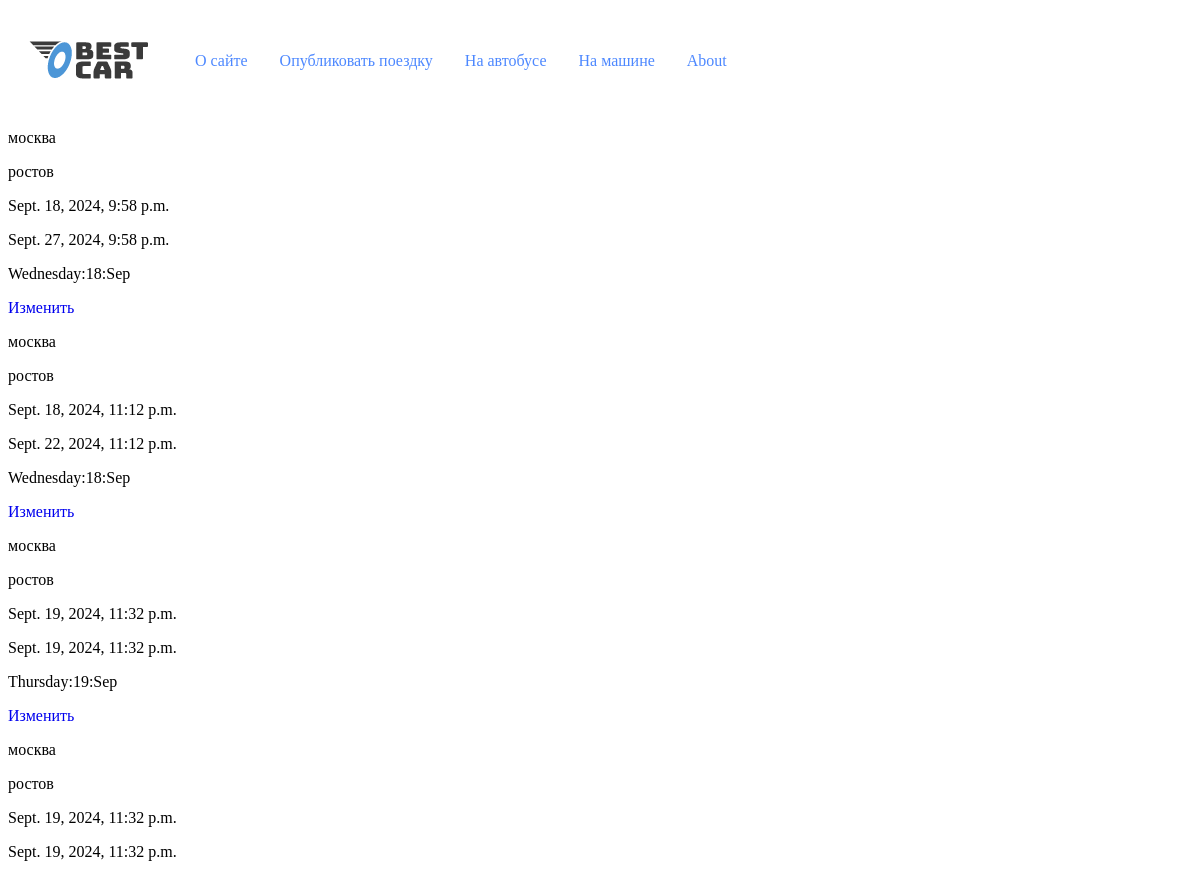
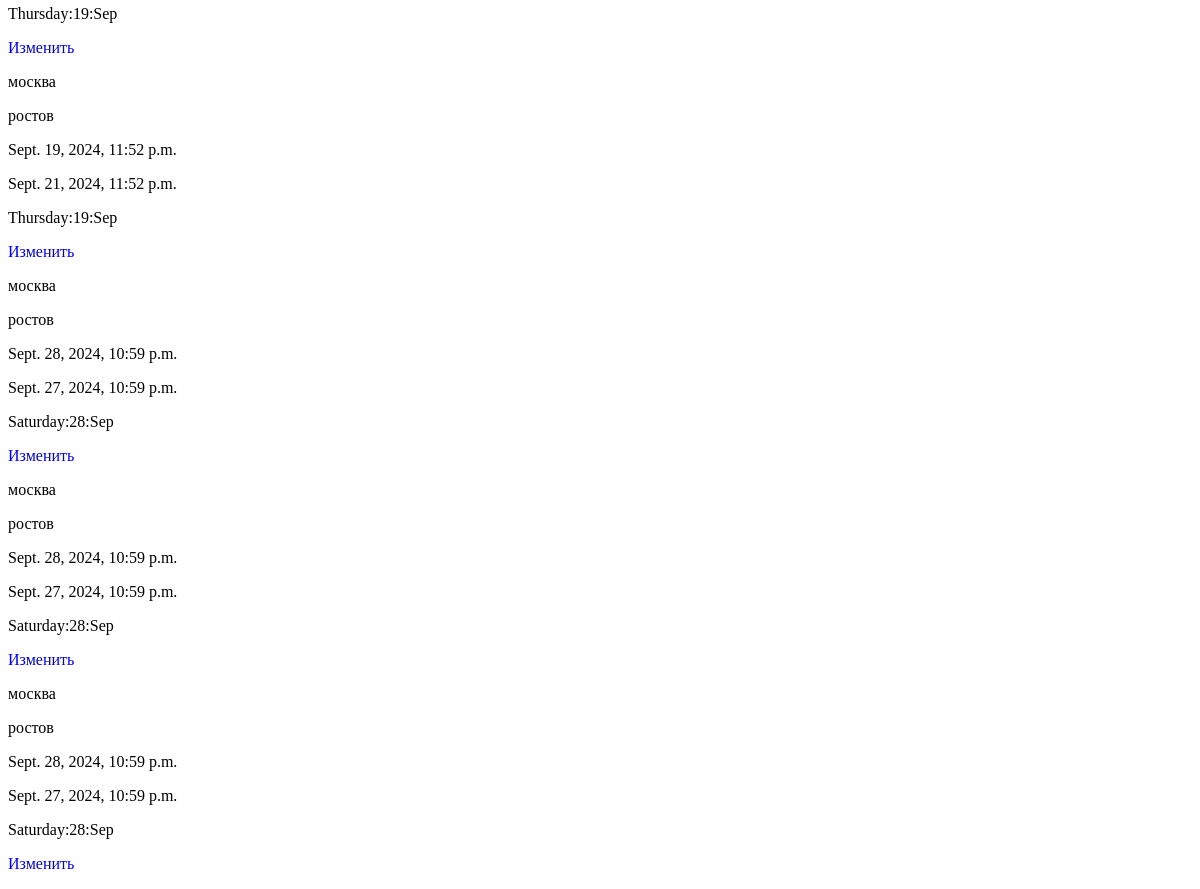
Page /users/users_trips_current/ (signed in) on the earlier database version (2 pictures, top to bottom).
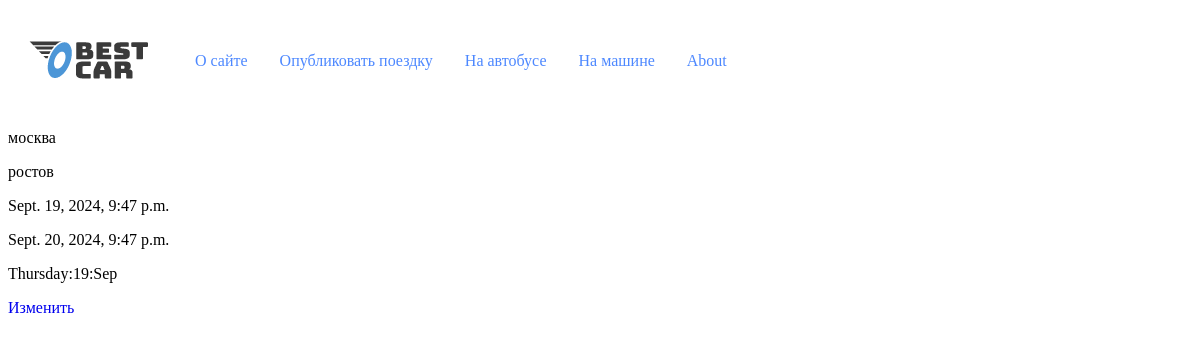
Same page on the later database version.
### bestcar/models/publishing_a_trip.py (models this page shows, shortened)
class Publishing_a_trip(models.Model):
    departure = models.CharField(
        max_length=100,
        verbose_name="отправление",
        validators=[Validators_language_model()]
    )
    arrival = models.CharField(
        max_length=100,
        verbose_name="прибытие",
        validators=[Validators_language_model()]
    )
    departure_time = models.DateTimeField(
        verbose_name="время отправления",
        validators=[Validators_date_model()]
    )
    arrival_time = models.DateTimeField(
        verbose_name="время прибытия",
        default=None,
        validators=[Validators_date_model()]
    )
    free_seating = models.PositiveSmallIntegerField(
        verbose_name='количество мест',
        default=1
    )
    reserved_seats = models.PositiveIntegerField(
        verbose_name='количество бронированных мест',
        default=0
    )
    price = models.PositiveSmallIntegerField(
        verbose_name="цена"
    )
    author = models.ForeignKey(
        get_user_model(),
        on_delete=models.CASCADE,
        related_name="author",
        null=True, default=None
    )
    slug = models.SlugField(
        max_length=100,
        unique=True,
        db_index=True
    )
    objects = models.Manager()
    car = CarManager()
    bus = BusManager()
    class Meta:
        verbose_name = 'Опубликованные поездки'
        verbose_name_plural = 'Опубликованные поездки'
        ordering = ('departure_time',)
        indexes = [
            models.Index(
                fields=['departure', 'arrival', 'free_seating', 'departure_time'],
                name='trip_filter_idx'
            )
        ]

### users/views.py (the view)
# urls.py: path('users_trips_current/', User_trip.as_view(), name='trips_current'),
class User_trip(LoginRequiredMixin, DataMixin, ListView):
    context_object_name = 'mein_trip'
    model = Publishing_a_trip
    template_name = 'users/users_trips_current.html'
    title_page = 'Ваши поездки'
    def get_queryset(self):
        try:
            mein_trip = Publishing_a_trip.objects.filter(author=self.request.user)
            return mein_trip
        except Exception as e:  # Обработка всех типов исключений
            return JsonResponse({'error': str(e)}, status=500)
    def get_context_data(self, **kwargs):
        context = super().get_context_data(**kwargs)
        return self.get_mixin_context(context)

### bestcar/utils.py (called while the page is built)
    def get_mixin_context(self, context, **kwargs):
        if self.title_page:
            context['title'] = self.title_page
        context['menu'] = MENU  # Предполагается, что MENU - это глобальная переменная
        context.update(kwargs)
        return context

### users/templates/users/users_trips_current.html (shortened to what this page needs)
{% extends 'base.html' %}
{% block content %}
{% if mein_trip%}
{% for item in mein_trip  %}
    <div>
        <p> {{item.departure}} </p>
        <p> {{item.arrival}} </p>
        <p> {{item.departure_time}} </p>
        <p> {{item.arrival_time}} </p>
        <p> {{item.departure_time|date:"l:j:M"}} </p>
        <p> <a href="{% url 'update_user_trip' item.slug %}">Изменить</a></p>
    </div>
{% endfor %}
{% else %}
<h1>Здесь появятся ваши будущие поездки.</h1>
{% endif %}
{% endblock content%}

Differences in the rows shown:
removed Publishing_a_trip: departure "москва", arrival "ростов", departure_time "Sept. 18, 2024, 9:58 p.m.", arrival_time "Sept. 27, 2024, 9:58 p.m.", departure_time "Wednesday:18:Sep"
removed Publishing_a_trip: departure "москва", arrival "ростов", departure_time "Sept. 18, 2024, 11:12 p.m.", arrival_time "Sept. 22, 2024, 11:12 p.m.", departure_time "Wednesday:18:Sep"
removed Publishing_a_trip: departure "москва", arrival "ростов", departure_time "Sept. 19, 2024, 11:32 p.m.", arrival_time "Sept. 19, 2024, 11:32 p.m.", departure_time "Thursday:19:Sep"
removed Publishing_a_trip: departure "москва", arrival "ростов", departure_time "Sept. 19, 2024, 11:32 p.m.", arrival_time "Sept. 19, 2024, 11:32 p.m.", departure_time "Thursday:19:Sep"
removed Publishing_a_trip: departure "москва", arrival "ростов", departure_time "Sept. 19, 2024, 11:52 p.m.", arrival_time "Sept. 21, 2024, 11:52 p.m.", departure_time "Thursday:19:Sep"
removed Publishing_a_trip: departure "москва", arrival "ростов", departure_time "Sept. 28, 2024, 10:59 p.m.", arrival_time "Sept. 27, 2024, 10:59 p.m.", departure_time "Saturday:28:Sep"
removed Publishing_a_trip: departure "москва", arrival "ростов", departure_time "Sept. 28, 2024, 10:59 p.m.", arrival_time "Sept. 27, 2024, 10:59 p.m.", departure_time "Saturday:28:Sep"
removed Publishing_a_trip: departure "москва", arrival "ростов", departure_time "Sept. 28, 2024, 10:59 p.m.", arrival_time "Sept. 27, 2024, 10:59 p.m.", departure_time "Saturday:28:Sep"
added Publishing_a_trip: departure "москва", arrival "ростов", departure_time "Sept. 19, 2024, 9:47 p.m.", arrival_time "Sept. 20, 2024, 9:47 p.m.", departure_time "Thursday:19:Sep"
